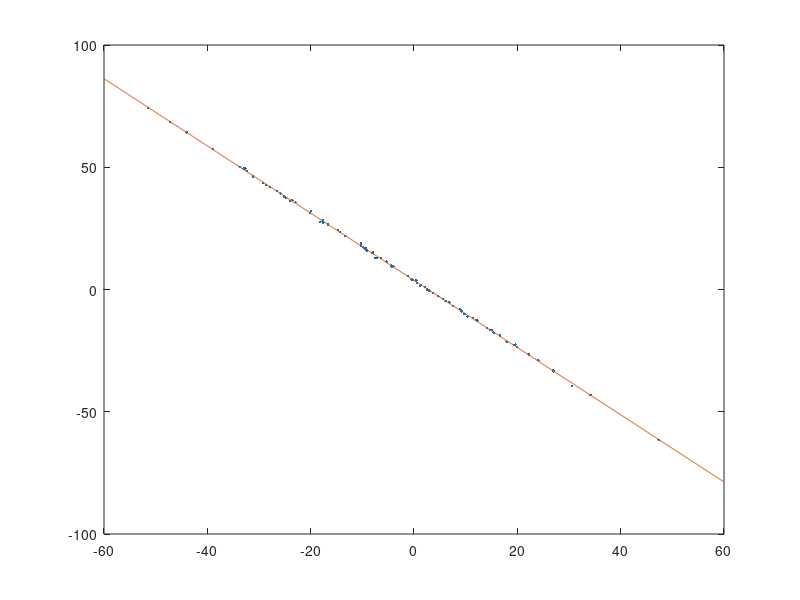

The MATLAB script that drew this image:
clear;
clc;

n=1e2;
a=(rand()-.5)*10;
b=(rand()-.5)*10;

x=randn(1,n)*20;
t=.5;
y=a*x+b+randn(1,n)*t;

plot(x,y,'.');

dx=sum(x)/n;
dy=sum(y)/n;

ea=(sum((x-dx).*(y-dy))/sum((x-dx).*(x-dx)));
eb=dy-ea*dx;

xx=-60:.1:60;
yy=ea*xx+eb;

plot(x,y,'.',xx,yy);